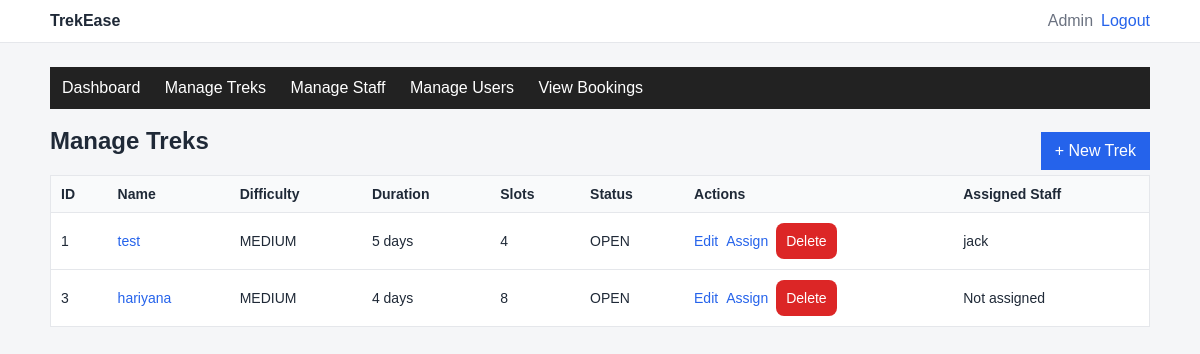
The app's page /admin/treks (signed in) with its own data.
### databases.py (models this page shows, shortened)
class Trek(db.Model):
    __tablename__ = "treks"
    id = db.Column(db.Integer, primary_key=True)
    name = db.Column(db.String(150), nullable=False)
    difficulty = db.Column(db.String(20), nullable=False)  # EASY/MEDIUM/HARD
    location = db.Column(db.String(150), nullable=True)
    duration_days = db.Column(db.Integer, nullable=False)
    start_date = db.Column(db.Date, nullable=False)
    end_date = db.Column(db.Date, nullable=False)
    available_slots = db.Column(db.Integer, nullable=False)
    status = db.Column(db.String(20), nullable=False, default="DRAFT")  # DRAFT/PUBLISHED/CANCELLED
    assigned_staff_id = db.Column(db.Integer, db.ForeignKey("staff_profiles.id"), nullable=True)
    assigned_staff = db.relationship("StaffProfile", back_populates="assigned_treks", foreign_keys=[assigned_staff_id])
    bookings = db.relationship("Booking", back_populates="trek", cascade="all, delete-orphan")

class User(db.Model):
    __tablename__ = "users"
    id = db.Column(db.Integer, primary_key=True)
    name = db.Column(db.String(100), nullable=False)
    email = db.Column(db.String(100), unique=True, nullable=False)
    password = db.Column(db.String(255), nullable=False)
    role = db.Column(db.String(20), nullable=False)  # ADMIN / STAFF / TREKKER
    created_at = db.Column(db.DateTime, default=datetime.utcnow, nullable=False)
    staff_profile = db.relationship("StaffProfile", back_populates="user", uselist=False)
    bookings = db.relationship("Booking", back_populates="user")

### app.py (the view)
@app.route("/admin/treks", methods=["GET"])
def admin_treks():
    if session.get("role") != "ADMIN":
        return redirect(url_for("login"))
    treks = Trek.query.all()
    return render_template("admin_t.html", treks=treks)

### templates/admin_t.html (shortened to what this page needs)
{% extends "base.html" %}
{% block content %}
{% include "admin_nav.html" %}
<div class="actions-inline" style="justify-content:space-between;">
  <h2>Manage Treks</h2>
  <a class="btn" href="{{ url_for('admin_trek_new') }}">+ New Trek</a>
</div>
<table>
  <tr>
    <th>ID</th><th>Name</th><th>Difficulty</th><th>Duration</th><th>Slots</th><th>Status</th><th>Actions</th><th>Assigned Staff</th>
  </tr>
  {% for trek in treks %}
  <tr>
    <td>{{ trek.id }}</td>
    <td><a href="{{ url_for('admin_trek_detail', trek_id=trek.id) }}">{{ trek.name }}</a></td>
    <td>{{ trek.difficulty }}</td>
    <td>{{ trek.duration_days }} days</td>
    <td>{{ trek.available_slots }}</td>
    <td>{{ trek.status }}</td>
    <td>
      <div class="actions-inline">
        <a href="{{ url_for('admin_trek_edit', trek_id=trek.id) }}">Edit</a>
        <a href="{{ url_for('admin_assign_staff', trek_id=trek.id) }}">Assign</a>
        <form method="POST" action="{{ url_for('admin_trek_delete', trek_id=trek.id) }}">
          <button class="btn-danger" type="submit">Delete</button>
        </form>
      </div>
    </td>
    <td>
      {% if trek.assigned_staff and trek.assigned_staff.user %}
        {{ trek.assigned_staff.user.name }}
      {% else %}
        Not assigned
      {% endif %}
    </td>
  </tr>
  {% endfor %}
</table>
{% endblock %}

### static/style.css (style rules this page uses)
:root { --bg: #f5f6f8; --card: #ffffff; --text: #1f2937; --muted: #6b7280; --border: #e5e7eb; --primary: #2563eb; --danger: #dc2626; --success: #16a34a; }
* { box-sizing: border-box; }
body { margin: 0; font-family: Arial, Helvetica, sans-serif; background: var(--bg); color: var(--text); }
a { color: var(--primary); text-decoration: none; }
h1, h2, h3, h4 { margin-top: 0; }
table { width: 100%; border-collapse: collapse; background: #fff; border: 1px solid var(--border); }
th, td { border-bottom: 1px solid var(--border); text-align: left; padding: 10px; font-size: 14px; }
th { background: #f9fafb; }
input, select, button, textarea { width: 100%; padding: 10px; border: 1px solid #d1d5db; border-radius: 8px; font-size: 14px; }
.btn { width: auto; background: var(--primary); color: #fff; border: none; cursor: pointer; padding: 10px 14px; }
.btn-danger { background: var(--danger); color: #fff; border: none; width: auto; }
.actions-inline { display: flex; gap: 8px; align-items: center; flex-wrap: wrap; }

### records on screen
Trek: id "1", name "test", difficulty "MEDIUM", duration_days "5", available_slots "4", status "OPEN", assigned_staff.user.name "jack"
Trek: id "3", name "hariyana", difficulty "MEDIUM", duration_days "4", available_slots "8", status "OPEN", shows "Not assigned"

### other values on screen
{{ session.get("name") }} "Admin"
